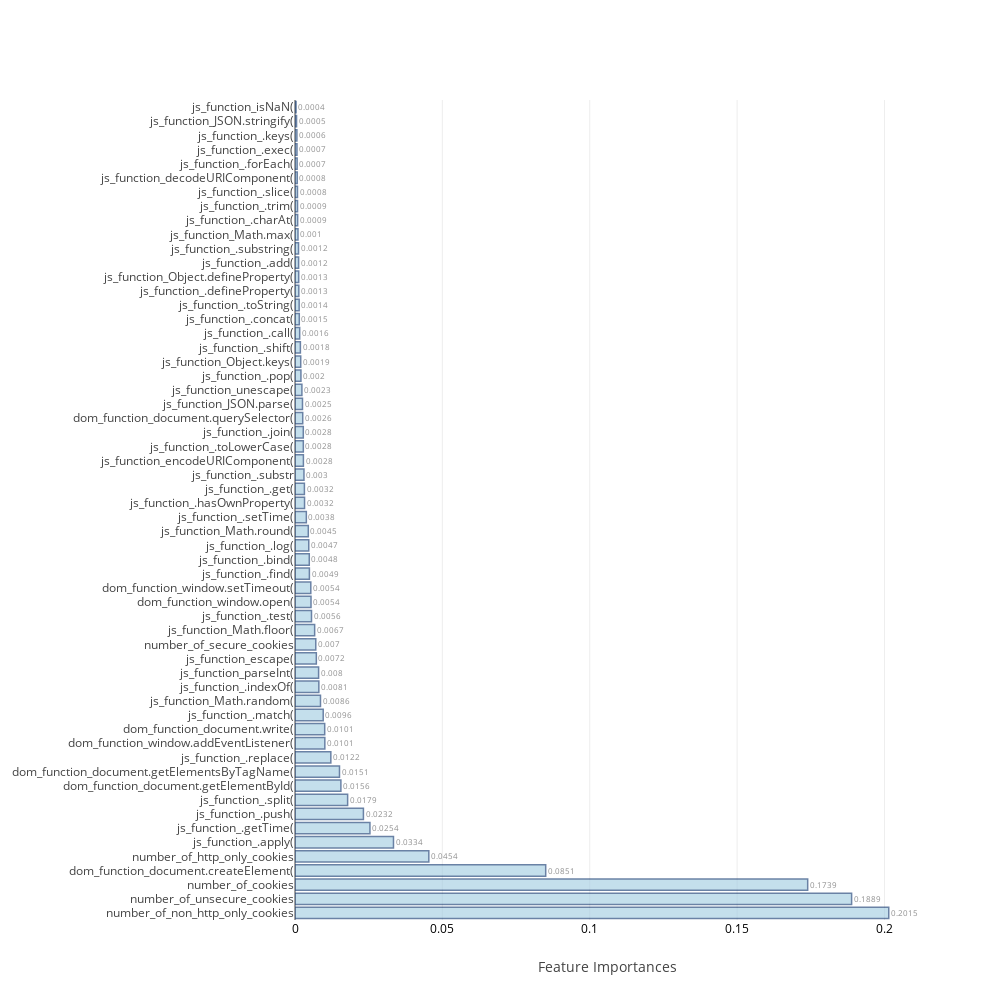

Write notebook code for a chart like this one.
### Code cell
avg_feat_impt=(pd.concat((f_r,f_e), axis=1).mean(axis=1).sort_values(ascending=False))

feat_impt_plot(avg_feat_impt)

### Figure 1 — Plotly figure (JSON) as saved in the notebook; plotly's stock layout.template omitted (floating-point values rounded to 4 significant figures)
{"data": [{"marker": {"color": "rgb(158,202,225)", "line": {"color": "rgb(8,48,107)", "width": 1.5}}, "opacity": 0.6, "orientation": "h", "text": [0.2015, 0.1889, 0.1739, 0.0851, 0.0454, 0.0334, 0.0254, 0.0232, 0.0179, 0.0156, 0.0151, 0.0122, 0.0101, 0.0101, 0.0096, 0.0086, 0.0081, 0.008, 0.0072, 0.007, 0.0067, 0.0056, 0.0054, 0.0054, 0.0049, 0.0048, 0.0047, 0.0045, 0.0038, 0.0032, 0.0032, 0.003, 0.0028, 0.0028, 0.0028, 0.0026, 0.0025, 0.0023, 0.002, 0.0019, 0.0018, 0.0016, 0.0015, 0.0014, 0.0013, 0.0013, 0.0012, 0.0012, 0.001, 0.0009, 0.0009, 0.0008, 0.0008, 0.0007, 0.0007, 0.0006, 0.0005, 0.0004], "textposition": "outside", "type": "bar", "uid": "fc4597af-3455-4f80-bebd-004db32b1ab4", "x": [0.2015, 0.1889, 0.1739, 0.08506, 0.0454, 0.03341, 0.02543, 0.02321, 0.01786, 0.01557, 0.0151, 0.01216, 0.01012, 0.01008, 0.009572, 0.008647, 0.008088, 0.008007, 0.007238, 0.007045, 0.006667, 0.005601, 0.005431, 0.00536, 0.004883, 0.00484, 0.004667, 0.004512, 0.003848, 0.00324, 0.003188, 0.00304, 0.002849, 0.002824, 0.002813, 0.002624, 0.002538, 0.002342, 0.002013, 0.001942, 0.00183, 0.001588, 0.001453, 0.001409, 0.001294, 0.001254, 0.001225, 0.001195, 0.001013, 0.0008991, 0.0008579, 0.0008387, 0.0007567, 0.0007237, 0.0006681, 0.0006456, 0.0005275, 0.0003587], "y": ["number_of_non_http_only_cookies", "number_of_unsecure_cookies", "number_of_cookies", "dom_function_document.createElement(", "number_of_http_only_cookies", "js_function_.apply(", "js_function_.getTime(", "js_function_.push(", "js_function_.split(", "dom_function_document.getElementById(", "dom_function_document.getElementsByTagName(", "js_function_.replace(", "dom_function_window.addEventListener(", "dom_function_document.write(", "js_function_.match(", "js_function_Math.random(", "js_function_.indexOf(", "js_function_parseInt(", "js_function_escape(", "number_of_secure_cookies", "js_function_Math.floor(", "js_function_.test(", "dom_function_window.open(", "dom_function_window.setTimeout(", "js_function_.find(", "js_function_.bind(", "js_function_.log(", "js_function_Math.round(", "js_function_.setTime(", "js_function_.hasOwnProperty(", "js_function_.get(", "js_function_.substr", "js_function_encodeURIComponent(", "js_function_.toLowerCase(", "js_function_.join(", "dom_function_document.querySelector(", "js_function_JSON.parse(", "js_function_unescape(", "js_function_.pop(", "js_function_Object.keys(", "js_function_.shift(", "js_function_.call(", "js_function_.concat(", "js_function_.toString(", "js_function_.defineProperty(", "js_function_Object.defineProperty(", "js_function_.add(", "js_function_.substring(", "js_function_Math.max(", "js_function_.charAt(", "js_function_.trim(", "js_function_.slice(", "js_function_decodeURIComponent(", "js_function_.forEach(", "js_function_.exec(", "js_function_.keys(", "js_function_JSON.stringify(", "js_function_isNaN("]}], "layout": {"autosize": false, "height": 1000, "width": 1000, "xaxis": {"tickfont": {"color": "black", "size": 12}, "title": "Feature Importances"}, "yaxis": {"automargin": true}}}
